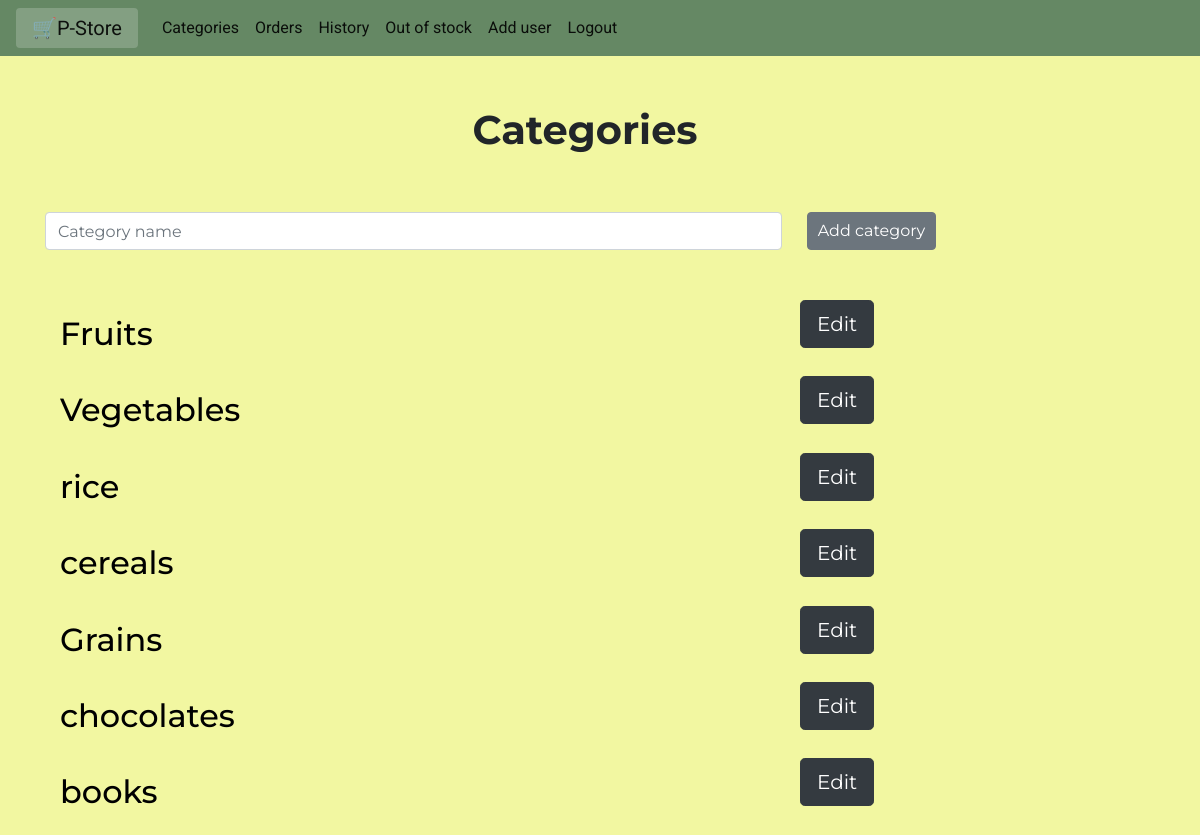
/category (signed in), run on an earlier commit of the app's database.
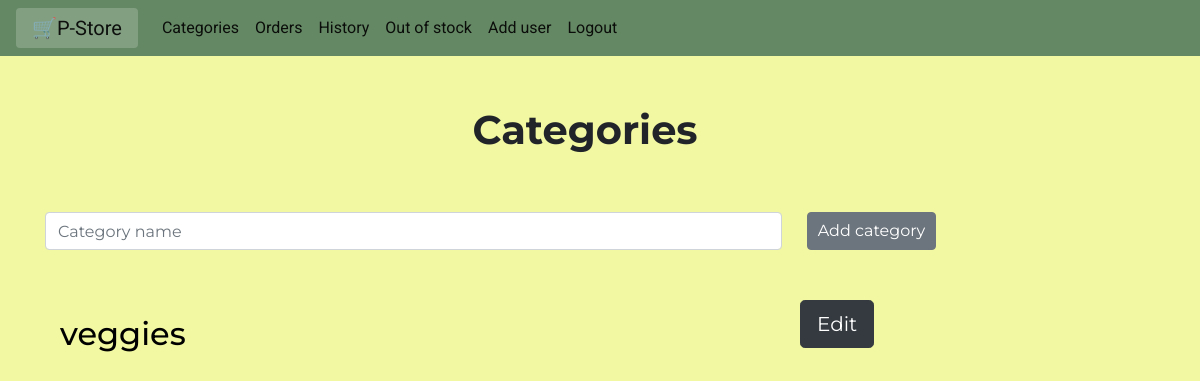
And on a later commit of the database.
### tables this page shows
CREATE TABLE Categories (
    c_id INTEGER PRIMARY KEY AUTOINCREMENT,
    c_name varchar(20) not null
);

### app.py (the view, shortened to what this page needs)
@app.route("/category", methods=("GET", "POST"))
@login_required  # The `@login_required` decorator is a game changer!
def category():
    if not current_user.is_admin:
        abort(403)  # Forbidden
    conn = get_db_connection()
    categories = conn.execute("SELECT * FROM Categories").fetchall()
    conn.close()
    return render_template("category.html", categories=categories)

### app.py (called while the page is built)
def get_db_connection():
    conn = sqlite3.connect("database.db")
    conn.row_factory = sqlite3.Row
    return conn

@login_manager.user_loader
def load_user(user_id):
    conn = get_db_connection()
    user_data = conn.execute(
        "SELECT * FROM Admin WHERE a_id = ?", (user_id,)
    ).fetchone()
    if user_data:
        return Admin(user_data["a_id"], user_data["username"])
    user_data = conn.execute("SELECT * FROM User WHERE u_id = ?", (user_id,)).fetchone()
    if user_data:
        return AppUser(user_data["u_id"], user_data["u_username"])
    return None

### templates/category.html (shortened to what this page needs)
{% extends 'base2.html' %}
{% block content %}
<div class=container style="display: flex; justify-content: center;">
   <h1 style="text-align:center; margin-top:50px; font-weight:bold; display:inline ;margin-right:30px "> {% block title %} Categories {% endblock %}</h1>
</div>
<form method="post" style="padding-top:50px; padding-bottom:50px;">
  <div class="form-row">
    <div class="col-8">
      <input type="text" class="form-control" name="category_name" placeholder="Category name">
    </div>
    <button type="submit button" style="margin-left:20px; padding-left:10px; padding-right:10px;" class="btn btn-secondary">Add category</button>
  </div>
</form>
   {% for category in categories %}
   <div class="container">
       <div class="row">
           <div class="category col-md-8" >
           <a href="{{ url_for('items_list',c_id=category['c_id']) }}">
               <h2>{{ category['c_name'] }}</h2>
           </div>
           <div class="col-md-4">
           <a href="{{ url_for('c_edit',c_id=category['c_id']) }}">
                <button class="btn btn-dark btn-lg">Edit</button>
                </a>
           </div>
    {% endfor %}
{% endblock %}

What changed in the data, as far as the page shows it:
removed Categories: c_name "Vegetables"
removed Categories: c_name "rice"
removed Categories: c_name "cereals"
removed Categories: c_name "Grains"
removed Categories: c_name "chocolates"
removed Categories: c_name "books"
changed Categories: c_name "Fruits" → "veggies"
